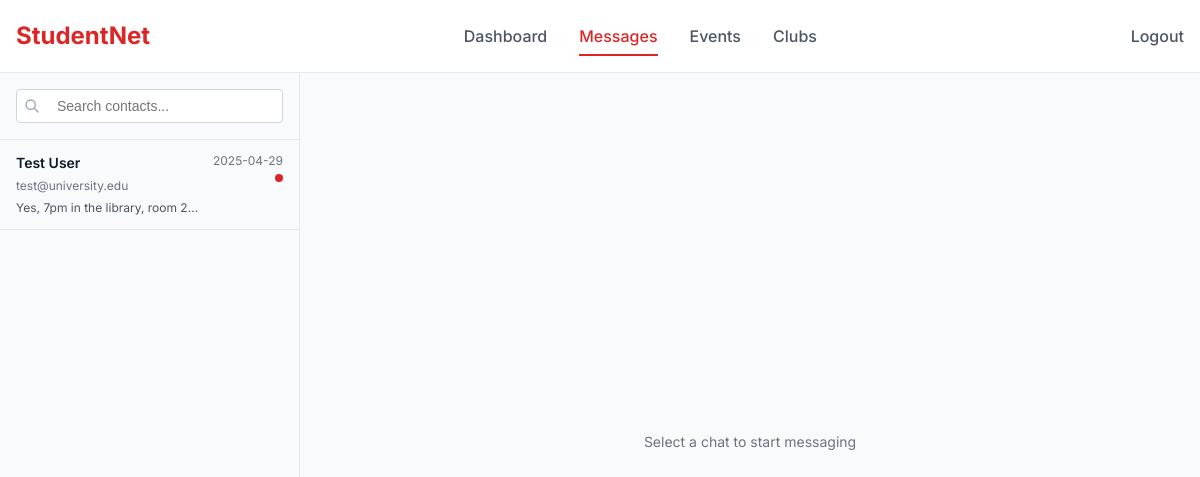
Screenshot of /messages (signed in) with the database file from the repository.
### app.py (models this page shows, shortened)
class User(db.Model):
    id = db.Column(db.Integer, primary_key=True)
    student_id = db.Column(db.String(100), unique=True, nullable=False)
    password_hash = db.Column(db.String(200), nullable=False)
    name = db.Column(db.String(100), nullable=False)
    major = db.Column(db.String(100))
    year = db.Column(db.String(20))

class Message(db.Model):
    id = db.Column(db.Integer, primary_key=True)
    sender_id = db.Column(db.Integer, db.ForeignKey('user.id'), nullable=False)
    receiver_id = db.Column(db.Integer, db.ForeignKey('user.id'), nullable=False)
    content = db.Column(db.Text, nullable=False)
    timestamp = db.Column(db.DateTime, default=datetime.utcnow)
    is_read = db.Column(db.Boolean, default=False)

### app.py (the view)
@app.route('/messages')
def messages():
    if 'user_id' not in session:
        return redirect(url_for('login'))
    user_id = session['user_id']
    contacts_query = db.session.query(User).join(
        Message,
        ((Message.sender_id == User.id) & (Message.receiver_id == user_id)) |
        ((Message.receiver_id == User.id) & (Message.sender_id == user_id))
    ).distinct()
    contacts = []
    for contact in contacts_query:
        last_message = Message.query.filter(
            ((Message.sender_id == user_id) & (Message.receiver_id == contact.id)) |
            ((Message.receiver_id == user_id) & (Message.sender_id == contact.id))
        ).order_by(Message.timestamp.desc()).first()
        unread_count = Message.query.filter_by(
            sender_id=contact.id,
            receiver_id=user_id,
            is_read=False
        ).count()
        contacts.append({
            'user': contact,
            'last_message': last_message,
            'unread_count': unread_count
        })
    return render_template('messages.html', contacts=contacts)

### templates/messages.html (shortened to what this page needs)
{% extends 'base.html' %}
{% block content %}
<div class="messages-container">
    <div class="contacts-sidebar">
        <div class="search-container">
            <input type="text" placeholder="Search contacts..." class="search-input">
            <svg xmlns="http://www.w3.org/2000/svg" class="search-icon" fill="none" viewBox="0 0 24 24" stroke="currentColor">
                <path stroke-linecap="round" stroke-linejoin="round" stroke-width="2" d="M21 21l-6-6m2-5a7 7 0 11-14 0 7 7 0 0114 0z" />
            </svg>
        </div>
        <div class="contacts-list">
            {% for contact in contacts %}
                <a href="{{ url_for('chat', contact_id=contact.user.id) }}" class="contact-item {% if request.path == url_for('chat', contact_id=contact.user.id) %}active{% endif %}">
                    <div class="contact-info">
                        <h3 class="contact-name">{{ contact.user.name }}</h3>
                        <p class="contact-id">{{ contact.user.student_id }}</p>
                        {% if contact.last_message %}
                            <p class="contact-last-message">{{ contact.last_message.content }}</p>
                        {% endif %}
                    </div>
                    <div class="contact-meta">
                        {% if contact.last_message %}
                            <span class="contact-time">{{ contact.last_message.timestamp.strftime('%H:%M') if contact.last_message.timestamp.date() == today else contact.last_message.timestamp.strftime('%Y-%m-%d') }}</span>
                        {% endif %}
                        {% if contact.unread_count > 0 %}
                            <span class="unread-badge"></span>
                        {% endif %}
                    </div>
                </a>
            {% else %}
                <p class="empty-state">No contacts yet.</p>
            {% endfor %}
        </div>
    </div>
    <div class="chat-area">
        <p class="select-chat-message">Select a chat to start messaging</p>
    </div>
</div>
{% endblock %}

### static/css/style.css (style rules this page uses)
:root { --primary: #dc2626; --primary-dark: #b91c1c; --white: #ffffff; --gray-50: #f9fafb; --gray-100: #f3f4f6; --gray-200: #e5e7eb; --gray-300: #d1d5db; --gray-400: #9ca3af; --gray-500: #6b7280; --gray-600: #4b5563; --gray-700: #374151; --gray-800: #1f2937; --gray-900: #111827; }
* { margin: 0; padding: 0; box-sizing: border-box; }
body { font-family: 'Inter', sans-serif; background-color: var(--gray-50); color: var(--gray-900); line-height: 1.5; }
.messages-container { display: flex; height: calc(100vh - 64px); background-color: var(--white); }
.contacts-sidebar { width: 300px; border-right: 1px solid var(--gray-200); display: flex; flex-direction: column; background-color: var(--gray-50); }
.search-container { padding: 1rem; position: relative; border-bottom: 1px solid var(--gray-200); }
.search-input { width: 100%; padding: 0.5rem 0.75rem; padding-left: 2.5rem; border: 1px solid var(--gray-300); border-radius: 0.25rem; font-size: 0.875rem; }
.search-icon { position: absolute; left: 1.5rem; top: 50%; transform: translateY(-50%); width: 1rem; height: 1rem; color: var(--gray-400); }
.contacts-list { flex: 1; overflow-y: auto; }
.contact-item { display: flex; padding: 0.75rem 1rem; border-bottom: 1px solid var(--gray-200); text-decoration: none; color: inherit; }
.contact-info { flex: 1; min-width: 0; }
.contact-name { font-size: 0.875rem; font-weight: 600; margin: 0; white-space: nowrap; overflow: hidden; text-overflow: ellipsis; }
.contact-id { font-size: 0.75rem; color: var(--gray-500); margin: 0.25rem 0; }
.contact-last-message { font-size: 0.75rem; color: var(--gray-600); margin: 0; white-space: nowrap; overflow: hidden; text-overflow: ellipsis; }
.contact-meta { display: flex; flex-direction: column; align-items: flex-end; margin-left: 0.5rem; }
.contact-time { font-size: 0.75rem; color: var(--gray-500); }
.unread-badge { width: 8px; height: 8px; background-color: var(--primary); border-radius: 50%; margin-top: 0.25rem; }
.chat-area { flex: 1; display: flex; flex-direction: column; background-color: var(--gray-50); }
.select-chat-message { flex: 1; display: flex; align-items: center; justify-content: center; color: var(--gray-500); font-size: 0.875rem; }

### rows the page displays
User: user.name "Test User", user.student_id "test@university.edu"
Message: last_message.content "Yes, 7pm in the library, room 2…", last_message.timestamp "2025-04-29"
